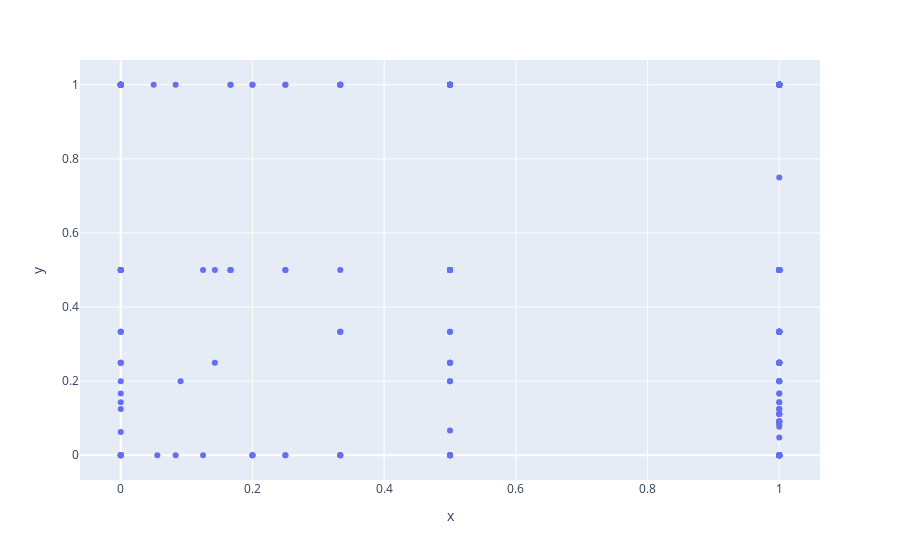

Notebook code cell kept with this figure:
### Code cell
import plotly.express as px
fig = px.scatter(x = L.accuracy, y = NL.accuracy
                 #title="Gender Earnings Disparity",
                 ,labels={"salary":"Annual Salary (in thousands)"} # customize axis label
                )

fig.show()

fig = go.Figure(data=go.Scatter(x=L.accuracy,
                                y=NL.accuracy,
                                mode='markers',
                                marker_color=data['Population'],
                                text=data['State'])) # hover text goes here

#fig.update_layout(title='Population of USA States')
fig.show()

### Figure 1 — Plotly figure (JSON) as saved in the notebook; plotly's stock layout.template omitted (floating-point values rounded to 4 significant figures; data arrays with more than 128 entries replaced by an {"elided": "..."} marker saying what was removed)
{"data": [{"hoverlabel": {"namelength": 0}, "hovertemplate": "x=%{x}<br>y=%{y}", "legendgroup": "", "marker": {"color": "#636efa", "symbol": "circle"}, "mode": "markers", "name": "", "showlegend": false, "type": "scatter", "x": {"elided": "953 float values"}, "xaxis": "x", "y": {"elided": "953 float values"}, "yaxis": "y"}], "layout": {"legend": {"tracegroupgap": 0}, "margin": {"t": 60}, "xaxis": {"anchor": "y", "domain": [0, 1], "title": {"text": "x"}}, "yaxis": {"anchor": "x", "domain": [0, 1], "title": {"text": "y"}}}}
